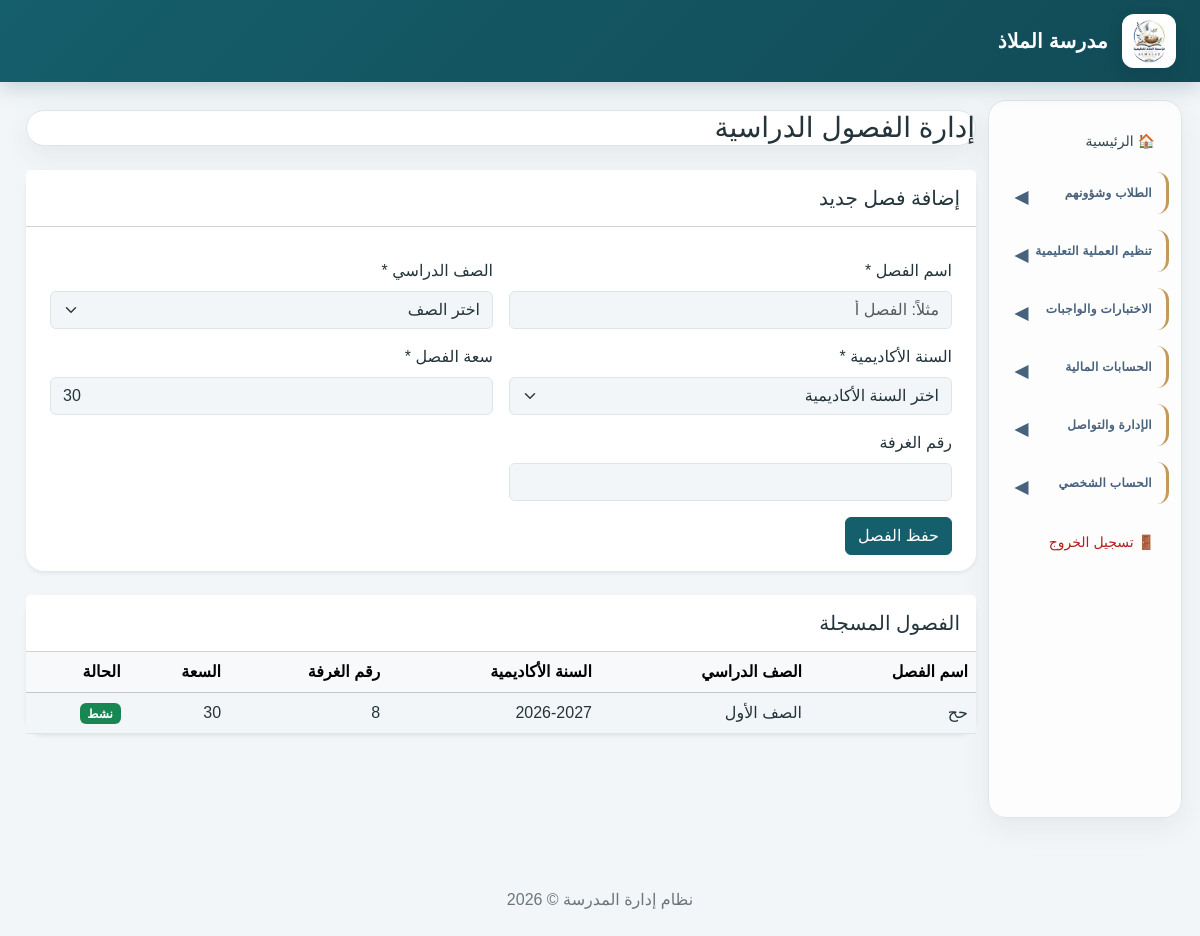
/classrooms.php (signed in), run on the app's committed database.
### tables this page shows
CREATE TABLE `school_settings` (
  `id` int(10) UNSIGNED NOT NULL,
  `school_name` varchar(200) NOT NULL,
  `school_name_en` varchar(200) DEFAULT NULL,
  `logo_path` varchar(255) DEFAULT NULL,
  `address` text DEFAULT NULL,
  `phone` varchar(30) DEFAULT NULL,
  `email` varchar(150) DEFAULT NULL,
  `website` varchar(255) DEFAULT NULL,
  `currency` char(3) NOT NULL DEFAULT 'SDG',
  `academic_year_id` int(10) UNSIGNED DEFAULT NULL,
  `principal_name` varchar(150) DEFAULT NULL,
  `created_at` timestamp NOT NULL DEFAULT current_timestamp(),
  `updated_at` timestamp NOT NULL DEFAULT current_timestamp() ON UPDATE current_timestamp()
);

CREATE TABLE `classrooms` (
  `id` int(10) UNSIGNED NOT NULL,
  `classroom_name` varchar(100) NOT NULL,
  `grade_level_id` int(10) UNSIGNED NOT NULL,
  `academic_year_id` int(10) UNSIGNED NOT NULL,
  `capacity` int(10) UNSIGNED NOT NULL DEFAULT 30,
  `room_number` varchar(30) DEFAULT NULL,
  `is_active` tinyint(1) NOT NULL DEFAULT 1,
  `created_at` timestamp NOT NULL DEFAULT current_timestamp()
);

CREATE TABLE `grade_levels` (
  `id` int(10) UNSIGNED NOT NULL,
  `grade_name` varchar(100) NOT NULL,
  `grade_number` int(10) UNSIGNED NOT NULL,
  `description` varchar(255) DEFAULT NULL,
  `is_active` tinyint(1) NOT NULL DEFAULT 1,
  `created_at` timestamp NOT NULL DEFAULT current_timestamp()
);

CREATE TABLE `academic_years` (
  `id` int(10) UNSIGNED NOT NULL,
  `year_name` varchar(20) NOT NULL,
  `start_date` date NOT NULL,
  `end_date` date NOT NULL,
  `is_current` tinyint(1) NOT NULL DEFAULT 0,
  `status` enum('planned','active','completed') NOT NULL DEFAULT 'planned',
  `created_at` timestamp NOT NULL DEFAULT current_timestamp()
);

### classrooms.php (the view, shortened to what this page needs)
<?php
require_once __DIR__ . '/config/database.php';
$grades = $pdo->query(
    "SELECT id, grade_name
     FROM grade_levels
     WHERE is_active = 1
     ORDER BY grade_number"
)->fetchAll();
$years = $pdo->query(
    "SELECT id, year_name
     FROM academic_years
     ORDER BY id DESC"
)->fetchAll();
$classrooms = $pdo->query(
    "SELECT c.id, c.classroom_name, c.capacity, c.room_number,
            c.is_active, g.grade_name, a.year_name
     FROM classrooms c
     INNER JOIN grade_levels g ON g.id = c.grade_level_id
     INNER JOIN academic_years a ON a.id = c.academic_year_id
     ORDER BY c.id DESC"
)->fetchAll();
require_once __DIR__ . '/includes/header.php';
?>
<h1 class="h3 mb-4">إدارة الفصول الدراسية</h1>
<div class="card border-0 shadow-sm mb-4">
    <div class="card-header bg-white py-3">
        <h2 class="h5 mb-0">إضافة فصل جديد</h2>
    </div>
    <div class="card-body">
        <?php if (!$grades || !$years): ?>
            <div class="alert alert-warning mb-0">
                يجب التأكد من وجود صف دراسي نشط وسنة أكاديمية قبل إضافة فصل.
            </div>
        <?php else: ?>
            <form method="POST" action="classrooms.php">
                <div class="row g-3">
                    <div class="col-md-6">
                        <label class="form-label">اسم الفصل *</label>
                        <input type="text" name="classroom_name"
                               class="form-control" maxlength="100"
                               placeholder="مثلاً: الفصل أ" required>
                    </div>
                    <div class="col-md-6">
                        <label class="form-label">الصف الدراسي *</label>
                        <select name="grade_level_id"
                                class="form-select" required>
                            <option value="">اختر الصف</option>
                        </select>
                    </div>
                    <div class="col-md-6">
                        <label class="form-label">السنة الأكاديمية *</label>
                        <select name="academic_year_id"
                                class="form-select" required>
                            <option value="">اختر السنة الأكاديمية</option>
                        </select>
                    </div>
                    <div class="col-md-6">
                        <label class="form-label">سعة الفصل *</label>
                        <input type="number" name="capacity"
                               class="form-control" min="1"
                               max="1000" value="30" required>
                    </div>
                    <div class="col-md-6">
                        <label class="form-label">رقم الغرفة</label>
                        <input type="text" name="room_number"
                               class="form-control" maxlength="30">
                    </div>
                    <div class="col-12">
                        <button type="submit" class="btn btn-primary">
                            حفظ الفصل
                        </button>
                    </div>
                </div>
            </form>
        <?php endif; ?>
    </div>
</div>
<div class="card border-0 shadow-sm">
    <div class="card-header bg-white py-3">
        <h2 class="h5 mb-0">الفصول المسجلة</h2>
    </div>
    <div class="table-responsive">
        <table class="table table-hover align-middle mb-0">
            <thead class="table-light">
                <tr>
                    <th>اسم الفصل</th>
                    <th>الصف الدراسي</th>
                    <th>السنة الأكاديمية</th>
                    <th>رقم الغرفة</th>
                    <th>السعة</th>
                    <th>الحالة</th>
                </tr>
            </thead>
            <tbody>
                <?php if (!$classrooms): ?>
                    <tr>
                        <td colspan="6"
                            class="text-center py-4 text-secondary">
                            لا توجد فصول مسجلة حتى الآن.
                        </td>
                    </tr>
                <?php else: ?>
                    <?php foreach ($classrooms as $classroom): ?>
                        <tr>
                            <td><?= htmlspecialchars($classroom['classroom_name'], ENT_QUOTES, 'UTF-8') ?></td>
                            <td><?= htmlspecialchars($classroom['grade_name'], ENT_QUOTES, 'UTF-8') ?></td>
                            <td><?= htmlspecialchars($classroom['year_name'], ENT_QUOTES, 'UTF-8') ?></td>
                            <td><?= htmlspecialchars($classroom['room_number'] ?? '-', ENT_QUOTES, 'UTF-8') ?></td>
                            <td><?= (int)$classroom['capacity'] ?></td>
                            <td>
                                <?php if ((int)$classroom['is_active'] === 1): ?>
                                    <span class="badge text-bg-success">نشط</span>
                                <?php else: ?>
                                    <span class="badge text-bg-secondary">غير نشط</span>
                                <?php endif; ?>
                            </td>
                        </tr>
                    <?php endforeach; ?>
                <?php endif; ?>
            </tbody>
        </table>
    </div>
</div>
<?php require_once __DIR__ . '/includes/footer.php'; ?>

### includes/header.php (shortened to what this page needs)
<?php
$hideSidebar = basename($_SERVER['SCRIPT_NAME'] ?? '') === 'index.php';
$schoolName = 'مدرسة الملاذ';
$schoolLogo = '';
$currentRole = (int) ($_SESSION['role_id'] ?? 0);
$menuPermissions = [
    1 => ['all'],
    2 => [
        'index.php',
        'students.php',
        'guardians.php',
        'teachers.php',
        'classrooms.php',
        'subjects.php',
        'academic_years.php',
        'teaching_assignments.php',
        'timetable.php',
        'attendance.php',
        'exams.php',
        'grades.php',
        'behavior.php',
        'homework.php',
        'homework_submissions.php',
        'reports.php',
        'fees.php',
        'payments.php',
        'expenses.php',
        'users.php',
        'announcements.php',
        'notifications.php',
        'messages.php',
        'settings.php',
        'change_password.php'
    ],
    3 => [
        'index.php',
        'fees.php',
        'payments.php',
        'expenses.php',
        'reports.php',
        'change_password.php'
    ],
    4 => [
        'index.php',
        'students.php',
        'classrooms.php',
        'subjects.php',
        'timetable.php',
        'attendance.php',
        'exams.php',
        'grades.php',
        'behavior.php',
        'homework.php',
        'homework_submissions.php',
        'announcements.php',
        'notifications.php',
        'messages.php',
        'change_password.php'
    ],
    5 => [
        'index.php',
        'timetable.php',
        'grades.php',
        'homework.php',
        'announcements.php',
        'notifications.php',
        'messages.php',
        'change_password.php'
    ],
    6 => [
        'index.php',
        'reports.php',
        'fees.php',
        'payments.php',
        'announcements.php',
        'notifications.php',
        'messages.php',
        'change_password.php'
    ]
];
$allowedMenu = $menuPermissions[$currentRole] ?? [];
function showMenuLink(string $page): bool
{
    global $allowedMenu;
    return in_array('all', $allowedMenu, true)
        || in_array($page, $allowedMenu, true);
}
try {
    if (isset($pdo)) {
        $stmt = $pdo->query(
            "SELECT school_name, logo_path
             FROM school_settings
             ORDER BY id ASC
             LIMIT 1"
        );
        $school = $stmt->fetch();
        if ($school) {
            if (!empty($school['school_name'])) {
                $schoolName = $school['school_name'];
            }
            if (!empty($school['logo_path'])) {
                $logoFile = __DIR__ . '/../' . $school['logo_path'];
                if (is_file($logoFile)) {
                    $schoolLogo = $school['logo_path'];
                }
            }
        }
    }
} catch (PDOException $e) {
    error_log('School branding could not be loaded: ' . $e->getMessage());
}
?>
<!DOCTYPE html>
<html lang="ar" dir="rtl">
<head>
    <link
        href="https://cdn.jsdelivr.net/npm/bootstrap@5.3.3/dist/css/bootstrap.rtl.min.css"
        rel="stylesheet"
    >
</head>
<body>
<header class="topbar">
    <?php if ($schoolLogo !== ''): ?>
        <img
            src="<?= htmlspecialchars($schoolLogo, ENT_QUOTES, 'UTF-8') ?>"
            alt="شعار المدرسة"
            class="school-logo"
        >
    <?php endif; ?>
    <strong class="school-name">
        <?= htmlspecialchars($schoolName, ENT_QUOTES, 'UTF-8') ?>
    </strong>
</header>
<div class="container-fluid">
    <div class="row">
        <?php if (!$hideSidebar): ?>
        <aside class="col-md-3 col-lg-2 sidebar">
            <?php if (showMenuLink('index.php')): ?>
                <a href="index.php">🏠 الرئيسية</a>
            <?php endif; ?>
            <?php if (
                showMenuLink('students.php') ||
                showMenuLink('guardians.php') ||
                showMenuLink('attendance.php') ||
                showMenuLink('behavior.php')
            ): ?>
                <details class="sidebar-group">
                    <summary class="sidebar-section">الطلاب وشؤونهم</summary>
                </details>
            <?php endif; ?>
            <?php if (
                showMenuLink('teachers.php') ||
                showMenuLink('classrooms.php') ||
                showMenuLink('subjects.php') ||
                showMenuLink('academic_years.php') ||
                showMenuLink('teaching_assignments.php') ||
                showMenuLink('timetable.php')
            ): ?>
                <details class="sidebar-group">
                    <summary class="sidebar-section">تنظيم العملية التعليمية</summary>
                </details>
            <?php endif; ?>
            <?php if (
                showMenuLink('exams.php') ||
                showMenuLink('grades.php') ||
                showMenuLink('homework.php') ||
                showMenuLink('homework_submissions.php') ||
                showMenuLink('reports.php')
            ): ?>
                <details class="sidebar-group">
                    <summary class="sidebar-section">الاختبارات والواجبات</summary>
                </details>
            <?php endif; ?>
            <?php if (
                showMenuLink('fees.php') ||
                showMenuLink('payments.php') ||
                showMenuLink('expenses.php')
            ): ?>
                <details class="sidebar-group">
                    <summary class="sidebar-section">الحسابات المالية</summary>
                </details>
            <?php endif; ?>
            <?php if (
                showMenuLink('users.php') ||
                showMenuLink('announcements.php') ||
                showMenuLink('notifications.php') ||
                showMenuLink('messages.php') ||
                showMenuLink('audit_logs.php') ||
                showMenuLink('settings.php') ||
                showMenuLink('theme_settings.php')
            ): ?>
                <details class="sidebar-group">
                    <summary class="sidebar-section">الإدارة والتواصل</summary>
                </details>
            <?php endif; ?>
            <?php if (showMenuLink('change_password.php')): ?>
                <details class="sidebar-group">
                    <summary class="sidebar-section">الحساب الشخصي</summary>
                </details>
            <?php endif; ?>
            <a href="logout.php" class="logout-link">🚪 تسجيل الخروج</a>
        </aside>
        <?php endif; ?>
        <main class="<?= $hideSidebar ? 'col-12' : 'col-md-9 col-lg-10' ?> content">

### data on the page
school_settings: logo_path (picture), school_name "مدرسة الملاذ"
classrooms: classroom_name "حح", grade_level.grade_name "الصف الأول", academic_year.year_name "2026-2027", room_number "8", capacity "30", is_active "نشط"
